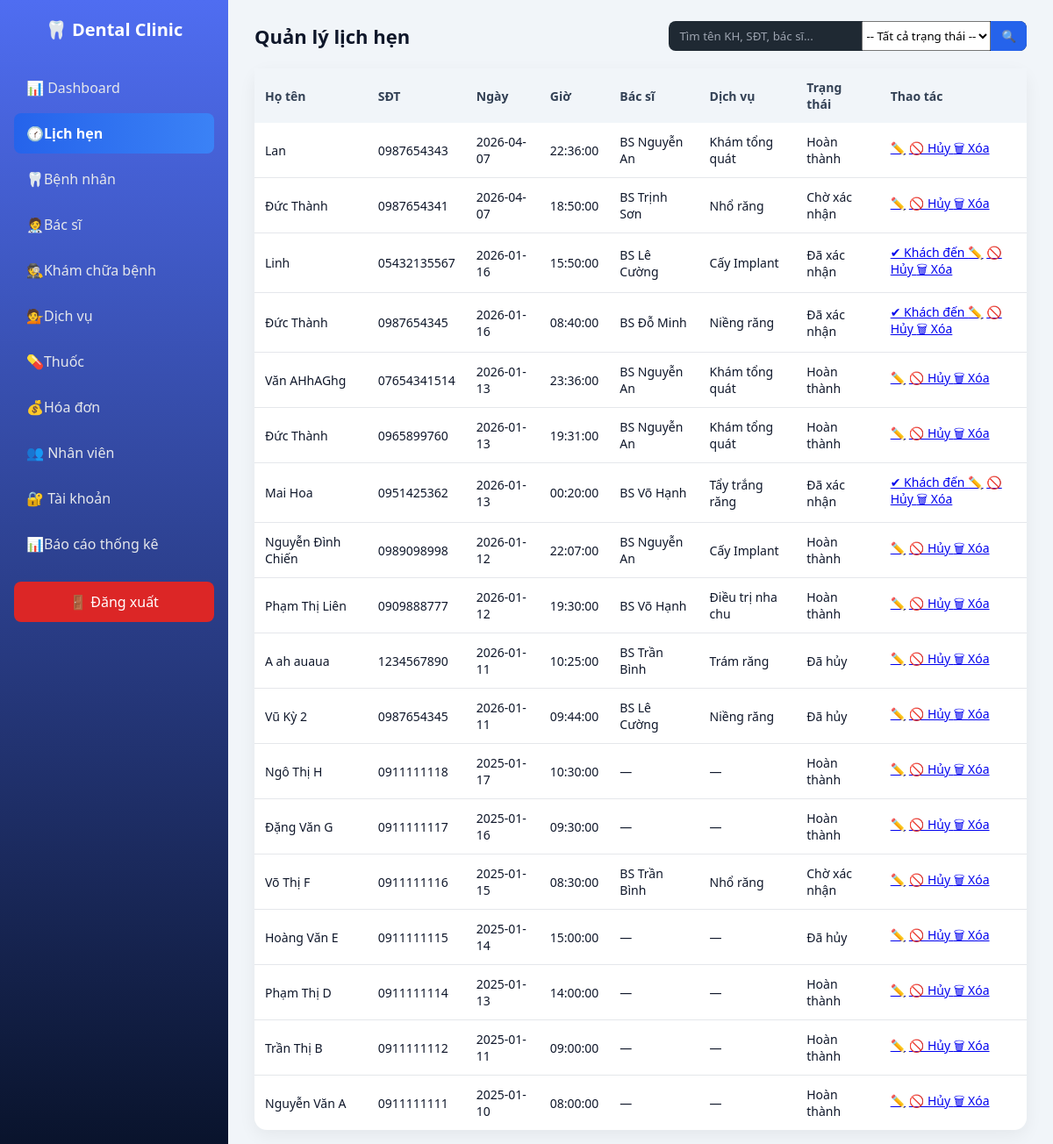
/dental_management/dashboard/dashboard.php?page=appointments (signed in), run on the app's committed database.
### tables this page shows
CREATE TABLE `appointment_requests` (
  `request_id` int(11) NOT NULL,
  `full_name` varchar(100) NOT NULL,
  `phone` varchar(15) NOT NULL,
  `email` varchar(100) DEFAULT NULL,
  `gender` enum('Nam','Nữ','Khác') DEFAULT NULL,
  `dob` date DEFAULT NULL,
  `appointment_date` date NOT NULL,
  `appointment_time` time NOT NULL,
  `source` enum('Website','Điện thoại','Fanpage') DEFAULT 'Website',
  `note` text DEFAULT NULL,
  `status` enum('Chờ xác nhận','Đã xác nhận','Đã đến','Không đến','Hủy') DEFAULT 'Chờ xác nhận',
  `created_at` timestamp NOT NULL DEFAULT current_timestamp(),
  `doctor_id` int(11) DEFAULT NULL,
  `service_id` int(11) DEFAULT NULL
);

CREATE TABLE `doctors` (
  `doctor_id` int(11) NOT NULL,
  `full_name` varchar(100) NOT NULL,
  `specialty` varchar(100) DEFAULT NULL,
  `phone` varchar(15) DEFAULT NULL,
  `email` varchar(100) DEFAULT NULL,
  `status` enum('Hoạt động','Ngưng') DEFAULT 'Hoạt động'
);

CREATE TABLE `services` (
  `service_id` int(11) NOT NULL,
  `service_name` varchar(100) NOT NULL,
  `price` decimal(10,2) NOT NULL,
  `description` text DEFAULT NULL
);

### dental_management/dashboard/permissions.php (called while the page is built)
<?php
return [
    'ADMIN' => [
        'dashboard',
        'appointments',
        'patients',
        'doctors',
        'medical',
        'services',
        'medicines',
        'invoices',
        'reports',
        'accounts',
        'staffs'
    ],
    'DOCTOR' => [
        'dashboard',
        'appointments',
        'patients',
        'medical'
    ],
    'RECEPTIONIST' => [
        'dashboard',
        'appointments',
        'patients',
        'invoices'
    ]
];

### dental_management/dashboard/pages/appointments.php (the view, shortened to what this page needs)
<?php
require_once __DIR__ . "/../../api/db.php";
$search = $_GET['q'] ?? '';
$sql = "
    SELECT ar.*,
           d.full_name AS doctor_name,
           s.service_name
    FROM appointment_requests ar
    LEFT JOIN doctors d ON ar.doctor_id = d.doctor_id
    LEFT JOIN services s ON ar.service_id = s.service_id
    WHERE 1=1
";
$sql .= "
    AND (
        ar.full_name LIKE :search
        OR ar.phone LIKE :search
        OR d.full_name LIKE :search
    )
";
$sql .= " ORDER BY ar.appointment_date DESC, ar.appointment_time DESC";
$params = [
    ':search' => "%$search%"
];
$stmt = $pdo->prepare($sql);
$stmt->execute($params);
$list = $stmt->fetchAll();
?>
<div class="page-header">
    <h2>Quản lý lịch hẹn</h2>
    <form method="get" class="search-form">
        <input
            name="q"
            placeholder="Tìm tên KH, SĐT, bác sĩ..."
            value="<?= htmlspecialchars($search) ?>"
        >
        <select name="status">
            <option value="">-- Tất cả trạng thái --</option>
        </select>
        <button>🔍</button>
    </form>
</div>
<table class="table-box">
<thead>
<tr>
    <th>Họ tên</th>
    <th>SĐT</th>
    <th>Ngày</th>
    <th>Giờ</th>
    <th>Bác sĩ</th>
    <th>Dịch vụ</th>
    <th>Trạng thái</th>
    <th>Thao tác</th>
</tr>
</thead>
<tbody>
<?php if (!$list): ?>
<tr>
    <td colspan="8">Không có dữ liệu</td>
</tr>
<?php else: foreach ($list as $r): ?>
<tr>
    <td><?= htmlspecialchars($r['full_name']) ?></td>
    <td><?= htmlspecialchars($r['phone']) ?></td>
    <td><?= $r['appointment_date'] ?></td>
    <td><?= $r['appointment_time'] ?></td>
    <td><?= htmlspecialchars($r['doctor_name'] ?? '—') ?></td>
    <td><?= htmlspecialchars($r['service_name'] ?? '—') ?></td>
    <td>
        <?php
            if ($r['status'] === 'Đã đến') echo 'Hoàn thành';
            elseif ($r['status'] === 'Hủy') echo 'Đã hủy';
            else echo htmlspecialchars($r['status']);
        ?>
    </td>
    <td>
        <?php if ($r['status'] === 'Đã xác nhận'): ?>
            <a href="dashboard.php?page=appointment_confirm&id=<?= $r['request_id'] ?>">
                ✔ Khách đến
            </a>
        <?php endif; ?>
        <a href="dashboard.php?page=appointment_edit&id=<?= $r['request_id'] ?>">✏️</a>
        <a onclick="return confirm('Hủy lịch hẹn này?')"
           href="dashboard.php?page=appointment_delete&id=<?= $r['request_id'] ?>&action=cancel">
            🚫 Hủy
        </a>
        <a onclick="return confirm('XÓA VĨNH VIỄN lịch này?')"
           href="dashboard.php?page=appointment_delete&id=<?= $r['request_id'] ?>&action=delete">
            🗑 Xóa
        </a>
    </td>
</tr>
<?php endforeach; endif; ?>
</tbody>
</table>

### dental_management/dashboard/dashboard.php (shortened to what this page needs)
<?php
require_once __DIR__ . "/../api/db.php";
$permissions = require __DIR__ . "/permissions.php";
$role = $_SESSION['user']['role'] ?? '';
$allowModules = $permissions[$role] ?? [];
function canView($module) {
    global $allowModules;
    return in_array($module, $allowModules);
}
$page = $_GET['page'] ?? 'dashboard';
$totalPatients = $pdo->query("SELECT COUNT(*) FROM patients")->fetchColumn();
$todayAppointments = $pdo->query("
    SELECT COUNT(*) FROM appointments
    WHERE appointment_date = CURDATE()
")->fetchColumn();
$todayRevenue = $pdo->query("
    SELECT IFNULL(SUM(amount),0)
    FROM payments
    WHERE payment_date = CURDATE()
")->fetchColumn();
$totalServices = $pdo->query("SELECT COUNT(*) FROM services")->fetchColumn();
$appointmentsToday = $pdo->query("
    SELECT
        p.full_name AS patient,
        d.full_name AS doctor,
        a.appointment_time,
        a.status
    FROM appointments a
    JOIN patients p ON a.patient_id = p.patient_id
    JOIN doctors d ON a.doctor_id = d.doctor_id
    WHERE a.appointment_date = CURDATE()
    ORDER BY a.appointment_time
")->fetchAll(PDO::FETCH_ASSOC);
?>
<!DOCTYPE html>
<html lang="vi">
    <head>
        <link rel="stylesheet" href="dashboard.css">
    </head>
    <body>
        <aside class="sidebar">
            <div class="logo">🦷 Dental Clinic</div>
            <ul class="menu">
                <?php if (canView('dashboard')): ?>
                <li class="<?= $page=='dashboard'?'active':'' ?>">
                    <a href="dashboard.php?page=dashboard">📊 Dashboard</a>
                </li>
                <?php endif; ?>
                <?php if (canView('appointments')): ?>
                <li class="<?= $page=='appointments'?'active':'' ?>">
                    <a href="dashboard.php?page=appointments">🕜Lịch hẹn</a></li>
                <?php endif; ?>
                <?php if (canView('patients')): ?>
                <li class="<?= $page=='patients'?'active':'' ?>">
                    <a href="dashboard.php?page=patients">🦷Bệnh nhân</a></li>
                <?php endif; ?>
                <?php if (canView('doctors')): ?>
                <li class="<?= $page=='doctors'?'active':'' ?>">
                    <a href="dashboard.php?page=doctors">🧑‍⚕️Bác sĩ</a></li>
                <?php endif; ?>
                <?php if (canView('medical')): ?>
                <li class="<?= $page=='medical'?'active':'' ?>">
                    <a href="dashboard.php?page=medical">🕵️Khám chữa bệnh</a></li>
                <?php endif; ?>
                <?php if (canView('services')): ?>
                <li class="<?= $page=='services'?'active':'' ?>">
                    <a href="dashboard.php?page=services">💁Dịch vụ</a></li>
                <?php endif; ?>
                <?php if (canView('medicines')): ?>
                <li class="<?= $page=='medicines'?'active':'' ?>">
                    <a href="dashboard.php?page=medicines">💊Thuốc</a></li>
                <?php endif; ?>
                <?php if (canView('invoices')): ?>
                <li class="<?= $page=='invoices'?'active':'' ?>">
                    <a href="dashboard.php?page=invoices">💰Hóa đơn</a></li>
                <?php endif; ?>
                <?php if (canView('staffs')): ?>
                <li class="<?= $page=='staffs'?'active':'' ?>">
                    <a href="dashboard.php?page=staffs">👥 Nhân viên</a></li>
                <?php endif; ?>
                <?php if (canView('accounts')): ?>
                <li class="<?= $page=='accounts'?'active':'' ?>">
                    <a href="dashboard.php?page=accounts">🔐 Tài khoản</a></li>
                <?php endif; ?>
                <?php if (canView('reports')): ?>
                <li class="<?= $page=='reports'?'active':'' ?>">
                    <a href="dashboard.php?page=reports">📊Báo cáo thống kê</a></li>
                <?php endif; ?>
                <li class="logout">
                    <a href="../dental_login/index.php">🚪 Đăng xuất</a>
                </li>
            </ul>
        </aside>
        <main class="main">
            <?php if ($page === 'dashboard'): ?>
                    <header class="topbar">
                        <span>
                            Xin chào,
                            <b><?= htmlspecialchars($_SESSION["user"]["full_name"] ?? $_SESSION["user"]["username"]) ?></b>
                            (<?= $role ?>)
                        </span>
                        <span><?= date("d/m/Y") ?></span>
                    </header>
                    <div class="cards">
                        <?php if (canView('patients')): ?>
                        <div class="card">
                            <h3>👤Lượt khám Bệnh nhân</h3>
                            <p><?= $totalPatients ?></p>
                        </div>
                        <?php endif; ?>
                        <?php if (canView('appointments')): ?>
                        <div class="card">
                            <h3>📅 Lịch hôm nay</h3>
                            <p><?= $todayAppointments ?></p>
                        </div>
                        <?php endif; ?>
                        <?php if (canView('invoices')): ?>
                        <div class="card">
                            <h3>💰 Doanh thu</h3>
                            <p><?= number_format($todayRevenue) ?> đ</p>
                        </div>
                        <?php endif; ?>
                        <?php if (canView('services')): ?>
                        <div class="card">
                            <h3>🦷 Dịch vụ</h3>
                            <p><?= $totalServices ?></p>
                        </div>
                        <?php endif; ?>
                    </div>
                    <?php if (canView('appointments')): ?>
                    <div class="table-box">
                        <h3>Lịch hẹn hôm nay</h3>
                        <table>
                            <thead>
                                <tr>
                                    <th>Bệnh nhân</th>
                                    <th>Bác sĩ</th>
                                    <th>Giờ</th>
                                    <th>Trạng thái</th>
                                </tr>
                            </thead>
                            <tbody>
                                <?php if (!$appointmentsToday): ?>
                                    <tr>
                                        <td colspan="4">Không có lịch hôm nay</td>
                                    </tr>
                                <?php else: foreach ($appointmentsToday as $a): ?>
                                    <tr>
                                        <td><?= htmlspecialchars($a['patient']) ?></td>
                                        <td><?= htmlspecialchars($a['doctor']) ?></td>
                                        <td><?= substr($a['appointment_time'],0,5) ?></td>
                                        <td><?= $a['status'] ?></td>
                                    </tr>
                                <?php endforeach; endif; ?>
                            </tbody>
                        </table>
                    </div>
                    <?php endif; ?>
            <?php else: ?>
                <?php include __DIR__ . "/pages/$page.php"; ?>
            <?php endif; ?>
        </main>
    </body>
</html>

### dental_management/dashboard/dashboard.css (style rules this page uses)
* { margin: 0; padding: 0; box-sizing: border-box; font-family: "Segoe UI", Tahoma, sans-serif; }
body { background: #f1f5f9; color: #0f172a; }
body { display: flex; min-height: 100vh; }
.sidebar { width: 260px; flex-shrink: 0; background: linear-gradient(180deg, #4f6df1, #09132b); color: #e5e7eb; padding: 20px 16px; }
.logo { font-size: 20px; font-weight: bold; margin-bottom: 30px; text-align: center; color: #fff; }
.menu { list-style: none; }
.menu li { margin-bottom: 6px; }
.menu li a { display: block; padding: 12px 14px; color: #e5e7eb; text-decoration: none; border-radius: 8px; transition: all 0.2s ease; }
.menu li.active a { background: linear-gradient(90deg, #2563eb, #3b82f6); color: #fff; font-weight: 600; }
.menu .logout a { background: #dc2626; color: #fff; margin-top: 20px; text-align: center; }
.main { flex: 1; padding: 24px 30px; overflow-y: auto; }
.table-box { background: #fff; border-radius: 14px; padding: 18px; box-shadow: 0 6px 20px rgba(0,0,0,0.06); }
table { width: 100%; border-collapse: collapse; }
table thead { background: #f1f5f9; }
table th, table td { padding: 12px; text-align: left; font-size: 14px; }
table th { color: #334155; font-weight: 600; }
table tr { border-bottom: 1px solid #e5e7eb; }
table tr:last-child { border-bottom: none; }
.page-header { display: flex; justify-content: space-between; align-items: center; margin-bottom: 20px; }
.page-header h2 { font-size: 22px; color: #0f172a; }
.search-form { display: flex; background: #1f2933; border-radius: 8px; overflow: hidden; }
.search-form input { border: none; padding: 8px 12px; background: transparent; color: #fff; width: 220px; outline: none; }
.search-form input::placeholder { color: #9ca3af; }
.search-form button { border: none; background: #2563eb; color: #fff; padding: 0 12px; cursor: pointer; }

### data on the page
appointment_requests: full_name "Lan", phone "0987654343", appointment_date "2026-04-07", appointment_time "22:36:00", doctor.full_name "BS Nguyễn An", service.service_name "Khám tổng quát", status "Hoàn thành"
appointment_requests: full_name "Đức Thành", phone "0987654341", appointment_date "2026-04-07", appointment_time "18:50:00", doctor.full_name "BS Trịnh Sơn", service.service_name "Nhổ răng", status "Chờ xác nhận"
appointment_requests: full_name "Linh", phone "05432135567", appointment_date "2026-01-16", appointment_time "15:50:00", doctor.full_name "BS Lê Cường", service.service_name "Cấy Implant", status "Đã xác nhận"
appointment_requests: full_name "Đức Thành", phone "0987654345", appointment_date "2026-01-16", appointment_time "08:40:00", doctor.full_name "BS Đỗ Minh", service.service_name "Niềng răng", status "Đã xác nhận"
appointment_requests: full_name "Văn AHhAGhg", phone "07654341514", appointment_date "2026-01-13", appointment_time "23:36:00", doctor.full_name "BS Nguyễn An", service.service_name "Khám tổng quát", status "Hoàn thành"
appointment_requests: full_name "Đức Thành", phone "0965899760", appointment_date "2026-01-13", appointment_time "19:31:00", doctor.full_name "BS Nguyễn An", service.service_name "Khám tổng quát", status "Hoàn thành"
appointment_requests: full_name "Mai Hoa", phone "0951425362", appointment_date "2026-01-13", appointment_time "00:20:00", doctor.full_name "BS Võ Hạnh", service.service_name "Tẩy trắng răng", status "Đã xác nhận"
appointment_requests: full_name "Nguyễn Đình Chiến", phone "0989098998", appointment_date "2026-01-12", appointment_time "22:07:00", doctor.full_name "BS Nguyễn An", service.service_name "Cấy Implant", status "Hoàn thành"
appointment_requests: full_name "Phạm Thị Liên", phone "0909888777", appointment_date "2026-01-12", appointment_time "19:30:00", doctor.full_name "BS Võ Hạnh", service.service_name "Điều trị nha chu", status "Hoàn thành"
appointment_requests: full_name "A ah auaua", phone "1234567890", appointment_date "2026-01-11", appointment_time "10:25:00", doctor.full_name "BS Trần Bình", service.service_name "Trám răng", status "Đã hủy"
appointment_requests: full_name "Vũ Kỳ 2", phone "0987654345", appointment_date "2026-01-11", appointment_time "09:44:00", doctor.full_name "BS Lê Cường", service.service_name "Niềng răng", status "Đã hủy"
appointment_requests: full_name "Ngô Thị H", phone "0911111118", appointment_date "2025-01-17", appointment_time "10:30:00", doctor_name "—", service_name "—", status "Hoàn thành"
appointment_requests: full_name "Đặng Văn G", phone "0911111117", appointment_date "2025-01-16", appointment_time "09:30:00", doctor_name "—", service_name "—", status "Hoàn thành"
appointment_requests: full_name "Võ Thị F", phone "0911111116", appointment_date "2025-01-15", appointment_time "08:30:00", doctor.full_name "BS Trần Bình", service.service_name "Nhổ răng", status "Chờ xác nhận"
appointment_requests: full_name "Hoàng Văn E", phone "0911111115", appointment_date "2025-01-14", appointment_time "15:00:00", doctor_name "—", service_name "—", status "Đã hủy"
appointment_requests: full_name "Phạm Thị D", phone "0911111114", appointment_date "2025-01-13", appointment_time "14:00:00", doctor_name "—", service_name "—", status "Hoàn thành"
appointment_requests: full_name "Trần Thị B", phone "0911111112", appointment_date "2025-01-11", appointment_time "09:00:00", doctor_name "—", service_name "—", status "Hoàn thành"
appointment_requests: full_name "Nguyễn Văn A", phone "0911111111", appointment_date "2025-01-10", appointment_time "08:00:00", doctor_name "—", service_name "—", status "Hoàn thành"
